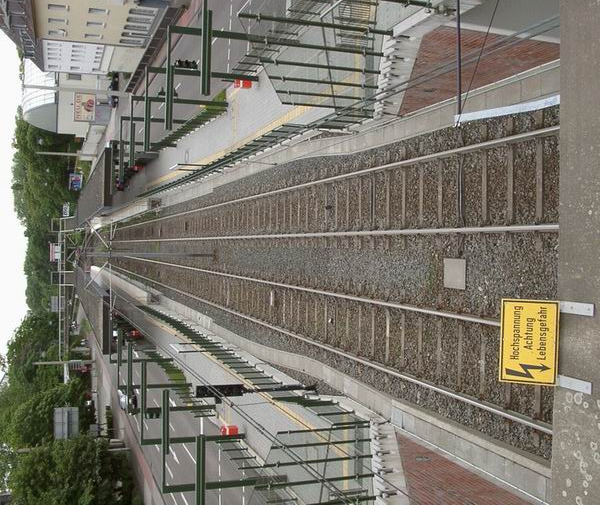
//> input picture Daten/OpenCV-07/Img07a.jpg, 600 x 505 px
$ ./_solution_prakt7   (built with g++ and OpenCV 4)
//> lines starting //> are read from the running program, lines starting //| are printed output that depends on the picture
// Kantendetektion

#include "opencv2/imgproc.hpp"
#include "opencv2/imgcodecs.hpp"
#include "opencv2/highgui.hpp"
#include <iostream>
using namespace cv;
using namespace std;
int main(int argc, char** argv)
{
	cout << "The sample uses Sobel or Scharr OpenCV functions for edge detection\n\n";

	// First we declare the variables we are going to use
	Mat image, src, src_gray;
	Mat grad;
	const String window_name = "Sobel Demo - Simple Edge Detector";
	int ddepth = CV_16S;
	int ksize = 1, scale = 2, delta = 0;
	// As usual we load our source image (src)
	image = imread("../Daten/OpenCV-07/Img07a.jpg", IMREAD_COLOR); // Load an image
//> image is the input picture: 505 rows x 600 cols, CV_8UC3; mean B, G, R 110.1, 120.7, 124.5
	// Check if image is loaded fine
	if (image.empty())
	{
		printf("Error opening image: %s\n", image);
		return 1;
	}
	for (;;)
	{
		// Remove noise by blurring with a Gaussian filter ( kernel size = 3 )
		GaussianBlur(image, src, Size(3, 3), 0, 0, BORDER_DEFAULT);
		// Convert the image to grayscale
		cvtColor(src, src_gray, COLOR_BGR2GRAY);
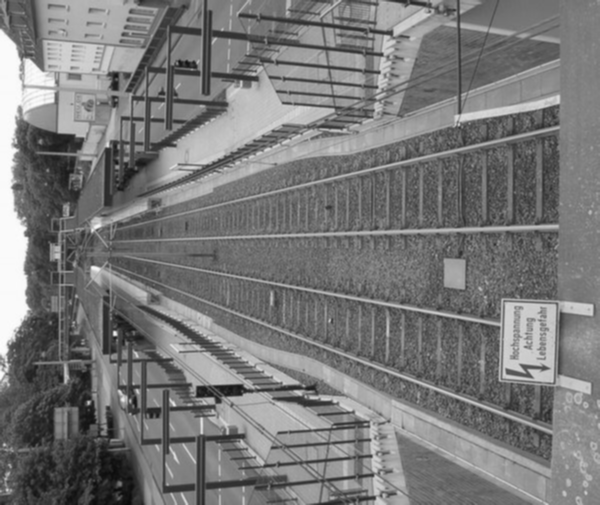
//> src_gray: 505 rows x 600 cols, CV_8UC1; min 9, max 252, mean 120.6
		Mat grad_x, grad_y;
		Mat abs_grad_x, abs_grad_y;
		// ableitung der grauwertfunktion in x
		// ableitung der grauwertfunktion in y
		Sobel(src_gray, grad_x, ddepth, 2, 0, ksize, scale, delta, BORDER_DEFAULT);
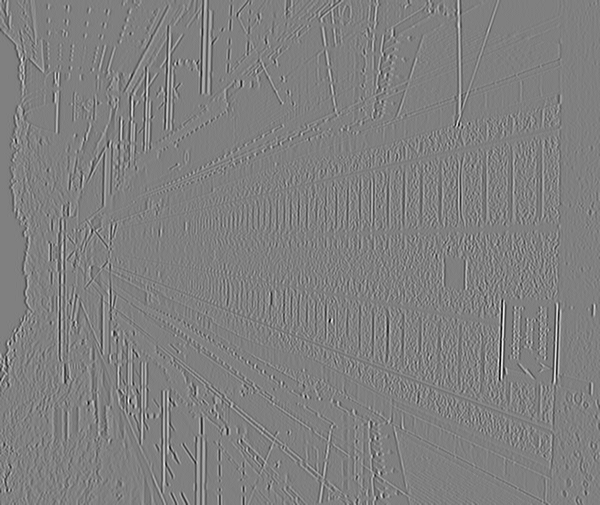
//> grad_x: 505 rows x 600 cols, CV_16SC1; min -168, max 166, mean 0; drawn with min black and max white
		Sobel(src_gray, grad_y, ddepth, 0, 1, ksize, scale, delta, BORDER_DEFAULT);
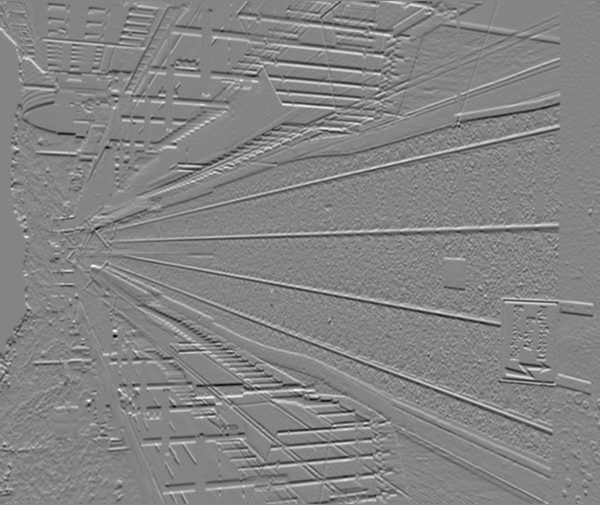
//> grad_y: 505 rows x 600 cols, CV_16SC1; min -304, max 280, mean -0.1; drawn with min black and max white
		// converting back to CV_8U
		convertScaleAbs(grad_x, abs_grad_x);
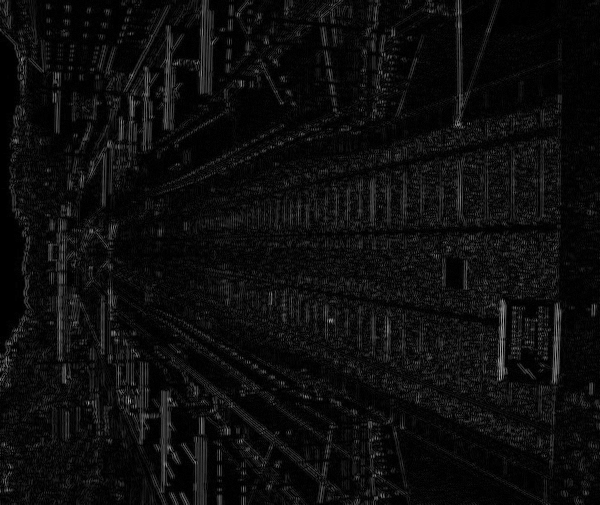
//> abs_grad_x: 505 rows x 600 cols, CV_8UC1; min 0, max 168, mean 13
		convertScaleAbs(grad_y, abs_grad_y);
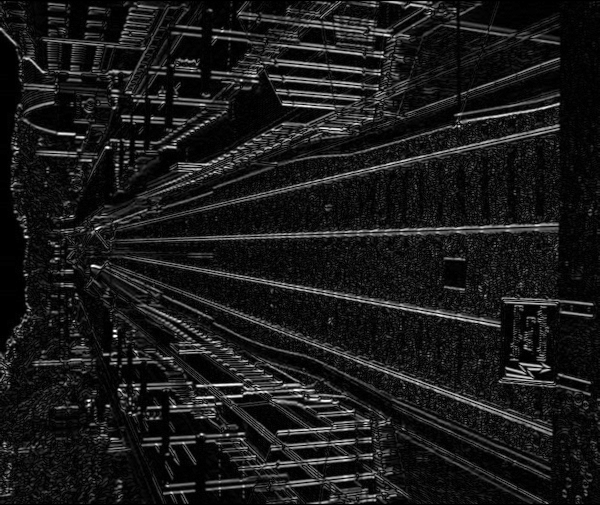
//> abs_grad_y: 505 rows x 600 cols, CV_8UC1; min 0, max 255, mean 26
		//dst = src1*alpha + src2*beta + gamma;
		addWeighted(abs_grad_x, 0.5, abs_grad_y, 0.5, 0, grad);
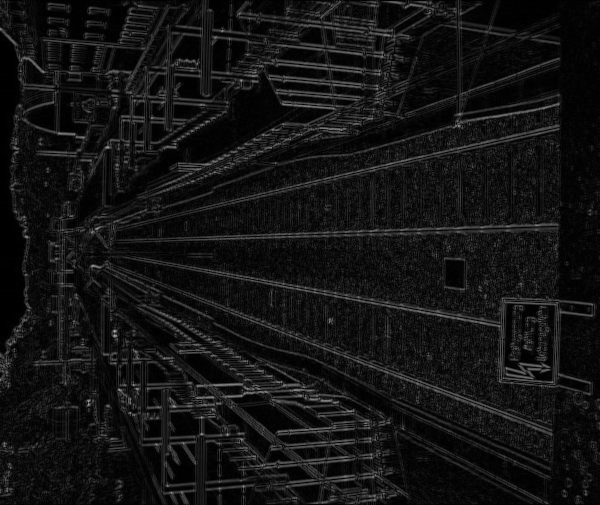
//> grad: 505 rows x 600 cols, CV_8UC1; min 0, max 181, mean 19.5

		// binary treshhold
		threshold(grad, grad, 0.9, 255, THRESH_TOZERO);
		imshow(window_name, grad);
		char key = (char)waitKey(0);
//> the Esc key is pressed

	}
	return 0;
}

$ run again, with Daten/OpenCV-07/Img07d.jpg copied over Daten/OpenCV-07/Img07a.jpg
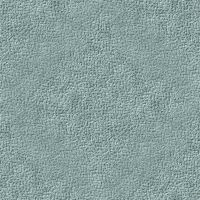
//> input picture Daten/OpenCV-07/Img07d.jpg, 200 x 200 px
//> image is the input picture: 200 rows x 200 cols, CV_8UC3; mean B, G, R 157.4, 159.4, 137.4
//> `Sobel(src_gray, grad_y, ddepth, 0, 1, ksize, scale, delta, BORDER_DEFA..`:
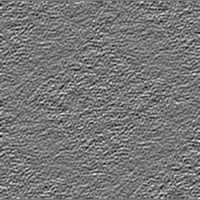
//> grad_y: 200 rows x 200 cols, CV_16SC1; min -72, max 82, mean 0; drawn with min black and max white
//> `convertScaleAbs(grad_y, abs_grad_y);`:
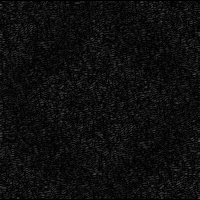
//> abs_grad_y: 200 rows x 200 cols, CV_8UC1; min 0, max 82, mean 14.3
